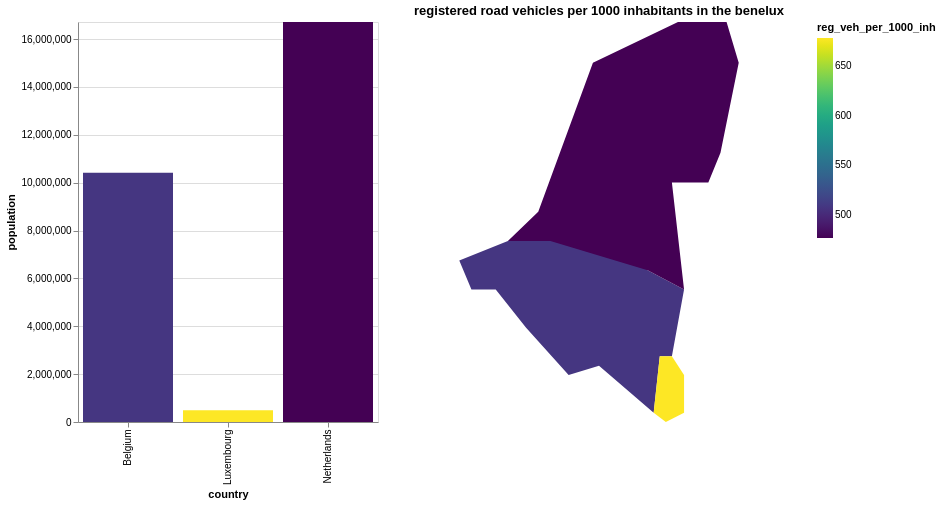

Describe this chart as a Vega-Lite specification.
### Vega-Lite specification from a JSON file in a GitHub repository (floating-point values rounded to 4 significant figures)
{"config": {"view": {"width": 400, "height": 300}}, "hconcat": [{"mark": "bar", "encoding": {"color": {"type": "quantitative", "field": "reg_veh_per_1000_inh", "scale": {"scheme": "viridis"}}, "tooltip": [{"type": "nominal", "field": "country"}, {"type": "quantitative", "field": "population"}], "x": {"type": "nominal", "field": "country"}, "y": {"type": "quantitative", "field": "population", "scale": {"nice": false}}}, "height": 400, "width": 300}, {"mark": "geoshape", "encoding": {"color": {"type": "quantitative", "field": "reg_veh_per_1000_inh"}, "tooltip": [{"type": "nominal", "field": "country"}]}, "height": 400, "projection": {"type": "mercator"}, "title": "registered road vehicles per 1000 inhabitants in the benelux", "width": 400}], "data": {"values": [{"country": "Belgium", "gdp": 389300, "population": 10414336, "reg_veh_per_1000_inh": 508, "type": "Feature", "geometry": {"type": "Polygon", "coordinates": [[[3.3, 51.3], [4, 51.3], [5, 51.5], [5.6, 51], [6.2, 50.8], [6, 50.1], [5.8, 50.1], [5.7, 49.5], [4.8, 50], [4.3, 49.9], [3.6, 50.4], [3.1, 50.8], [2.7, 50.8], [2.5, 51.1], [3.3, 51.3]]]}}, {"country": "Luxembourg", "gdp": 39370, "population": 491775, "reg_veh_per_1000_inh": 678, "type": "Feature", "geometry": {"type": "Polygon", "coordinates": [[[6, 50.1], [6.2, 49.9], [6.2, 49.5], [5.9, 49.4], [5.7, 49.5], [5.8, 50.1], [6, 50.1]]]}}, {"country": "Netherlands", "gdp": 672000, "population": 16715999, "reg_veh_per_1000_inh": 477, "type": "Feature", "geometry": {"type": "Polygon", "coordinates": [[[6.1, 53.5], [6.9, 53.5], [7.1, 53.1], [6.8, 52.2], [6.6, 51.9], [6, 51.9], [6.2, 50.8], [5.6, 51], [4, 51.3], [3.3, 51.3], [3.8, 51.6], [4.7, 53.1], [6.1, 53.5]]]}}]}, "$schema": "https://vega.github.io/schema/vega-lite/v2.4.3.json"}
